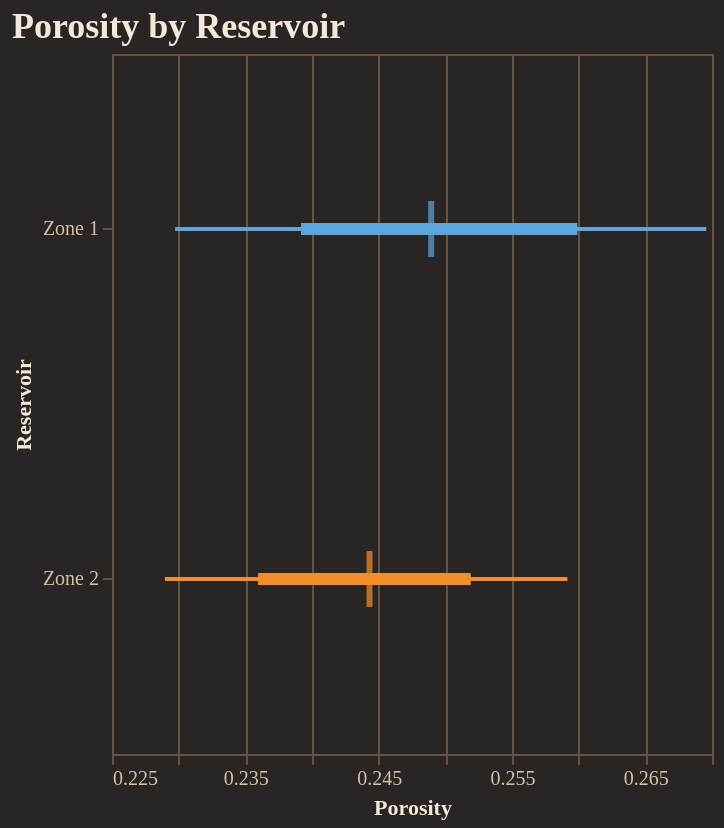

Notebook code cell kept with this figure:
### Code cell
fig = reporter.plotter.forest_plot(
    "Porosity", 
    backend=PLOTTING_BACKEND
)
fig.show()

### Figure 1 — Vega-Lite specification as saved in the notebook (floating-point values rounded to 4 significant figures)
{"config": {"background": "#292524", "view": {"fill": "#292524", "stroke": "#665340"}, "title": {"color": "#f4e9d7", "font": "Merriweather", "fontSize": 18, "fontWeight": 600, "subtitleColor": "#d5c2a6", "anchor": "start"}, "axis": {"domainColor": "#665340", "gridColor": "#665340", "tickColor": "#665340", "labelColor": "#d5c2a6", "titleColor": "#f4e9d7", "labelFont": "Merriweather", "titleFont": "Merriweather"}, "legend": {"titleColor": "#f4e9d7", "labelColor": "#d5c2a6", "labelFont": "Merriweather", "titleFont": "Merriweather", "orient": "top-right", "symbolType": "circle"}, "header": {"labelColor": "#d5c2a6", "titleColor": "#f4e9d7", "labelFont": "Merriweather", "titleFont": "Merriweather"}, "mark": {"color": "#c78d3b"}, "line": {"color": "#c78d3b"}, "bar": {"color": "#c78d3b"}, "point": {"color": "#ddb06d"}, "area": {"color": "#c78d3b", "opacity": 0.35}, "text": {"color": "#f4e9d7", "font": "Merriweather"}, "range": {"category": ["#5DA5DA", "#F28E2B", "#59C36A", "#E15759", "#B07AA1", "#4ECDC4", "#FF9DA7", "#EDC948"]}}, "layer": [{"mark": {"type": "rule", "strokeWidth": 2}, "encoding": {"color": {"field": "group", "legend": null, "type": "nominal"}, "x": {"field": "p10", "scale": {"zero": false}, "title": "Porosity", "type": "quantitative"}, "x2": {"field": "p90"}, "y": {"field": "group", "sort": ["Zone 1", "Zone 2"], "title": "Reservoir", "type": "nominal"}}}, {"mark": {"type": "rule", "strokeWidth": 6}, "encoding": {"color": {"field": "group", "legend": null, "type": "nominal"}, "x": {"field": "p25", "scale": {"zero": false}, "title": "Porosity", "type": "quantitative"}, "x2": {"field": "p75"}, "y": {"field": "group", "sort": ["Zone 1", "Zone 2"], "title": "Reservoir", "type": "nominal"}}}, {"mark": {"type": "tick", "color": "black", "size": 28, "thickness": 3}, "encoding": {"color": {"field": "group", "legend": null, "type": "nominal"}, "tooltip": [{"field": "group", "title": "Group", "type": "nominal"}, {"field": "p10", "title": "P10", "type": "quantitative"}, {"field": "p25", "title": "P25", "type": "quantitative"}, {"field": "median", "title": "Median", "type": "quantitative"}, {"field": "p75", "title": "P75", "type": "quantitative"}, {"field": "p90", "title": "P90", "type": "quantitative"}], "x": {"field": "median", "scale": {"zero": false}, "title": "Porosity", "type": "quantitative"}, "y": {"field": "group", "sort": ["Zone 1", "Zone 2"], "title": "Reservoir", "type": "nominal"}}}], "data": {"name": "data-3e5465cd4dc323191008f809bc98c67f"}, "height": 350, "title": "Porosity by Reservoir", "width": "container", "$schema": "https://vega.github.io/schema/vega-lite/v5.20.1.json", "datasets": {"data-3e5465cd4dc323191008f809bc98c67f": [{"group": "Zone 1", "p10": 0.2297, "p25": 0.2392, "median": 0.2489, "p75": 0.2599, "p90": 0.2696}, {"group": "Zone 2", "p10": 0.229, "p25": 0.236, "median": 0.2443, "p75": 0.2519, "p90": 0.2592}]}}
